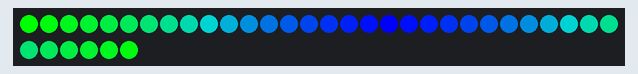
Simulated run of this sketch. Board: Arduino Mega 2560, built with avr-gcc and run on an emulated ATmega2560. Parts: 36 RGB LEDs in strip order, left to right, continuing on the next row.

Above: at 0.15 s.
At 0.75 s:
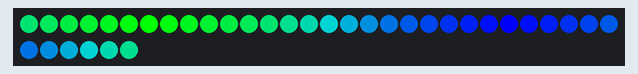
At 1.16 s:
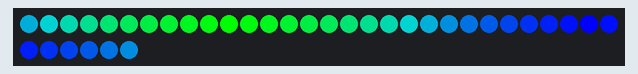
At 2.07 s:
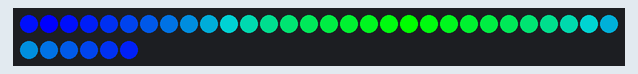
At 3.08 s:
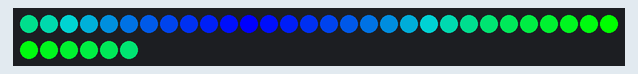
At 4.09 s:
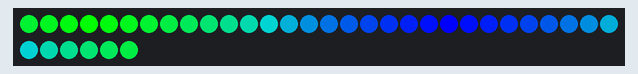

Measured:
- by itself, everything shown: repeats every 3.6 s, in 36 steps

The sketch:

Neopixel-Custom-Gradient.ino
```cpp
// Libraries
#include <Adafruit_NeoPixel.h> // include the adafruit neopixel library

// LEDs
#define LED_PIN 23 // pin at which the LED strip is connected
#define LED_COUNT 36 // <<<--- Set the number of LEDs per strip || Currently only working with multiples of 12 (12,24,36,48,60,72,...)
#define BRIGHTNESS 255 // Set BRIGHTNESS (max = 255)
int colorArr[LED_COUNT][3]; // 2D Array to store color values for each pixel
const int colorShift = 1; // <<<--- variable to offset the color
int colorOffset = 0; // variable which determines how much the gradient is offset

// NON-BLOCKING LOOP
unsigned long previousMillis = 0; // store previous millis
unsigned long loopInterval = 100; // set millis interval

// ------------------------------------------------------

// Declare our NeoPixel strip object:
Adafruit_NeoPixel strip(LED_COUNT, LED_PIN, NEO_GRB + NEO_KHZ800); // <<<--- RGB || we need to set the color mode to GRB to work in the RGB color space
//Adafruit_NeoPixel strip(LED_COUNT, LED_PIN, NEO_GRBW + NEO_KHZ800); // <<< --- RGBW || we need to set the color mode to GRBW to work in the RGB color space

void setup() {
  Serial.begin(9600); // open up Serial port at BAUD 9600
  strip.begin(); // INITIALIZE NeoPixel strip object (REQUIRED)
  strip.show(); // Turn OFF all pixels ASAP
  strip.setBrightness(BRIGHTNESS); // Set the brightness of all pixels

  //setColorArray(255,0,0); // <<<--- function call for a single color
  setColorArray(0,255,0,0,0,255); // <<<--- function call for 2 color gradient
  //setColorArray(255,0,0,0,255,0,0,0,255); // <<<--- function call for 3 color gradient
  //setColorArray(255,0,0,0,255,0,0,0,255,255,255,0); // <<<--- function call for 4 color gradient
}

void loop() {
  // main code goes here
  unsigned long currentMillis = millis(); // get the current millis value
  if(currentMillis - previousMillis > loopInterval) { // wait for a certain amount of time (e.g. loopInterval)
    previousMillis = currentMillis; // update previousMillis with currentMillis
    for(int i=0; i<LED_COUNT; i++) { // loop to update all pixels on the LED strip
      uint32_t color = strip.Color(colorArr[i][0],colorArr[i][1],colorArr[i][2]);
      strip.setPixelColor((i+colorOffset)%LED_COUNT, color); // set the color of each pixel using the values from colorArr
    }
    strip.show(); // update the pixels on the LED strip
    colorOffset = (colorOffset + colorShift) % LED_COUNT; // shifting the colors along the LED strip
  }
}

void setColorArray(int c1r, int c1g, int c1b) {
  for(int i=0; i<LED_COUNT; i++) {
    colorArr[i][0] = c1r;
    colorArr[i][1] = c1g;
    colorArr[i][2] = c1b;
  }
}

void setColorArray(int c1r, int c1g, int c1b, int c2r, int c2g, int c2b) {
  // currently only works for LEDs that are a multiple of 12
  for(int i=0; i<LED_COUNT/2; i++) {
    colorArr[i + ((LED_COUNT/2)*0)][0] = int(map(i, 0, LED_COUNT/2, c1r, c2r));
    colorArr[i + ((LED_COUNT/2)*1)][0] = int(map(i, 0, LED_COUNT/2, c2r, c1r));

    colorArr[i + ((LED_COUNT/2)*0)][1] = int(map(i, 0, LED_COUNT/2, c1g, c2g));
    colorArr[i + ((LED_COUNT/2)*1)][1] = int(map(i, 0, LED_COUNT/2, c2g, c1g));

    colorArr[i + ((LED_COUNT/2)*0)][2] = int(map(i, 0, LED_COUNT/2, c1b, c2b));
    colorArr[i + ((LED_COUNT/2)*1)][2] = int(map(i, 0, LED_COUNT/2, c2b, c1b));
  }
}

void setColorArray(int c1r, int c1g, int c1b, int c2r, int c2g, int c2b, int c3r, int c3g, int c3b) {
  // currently only works for LEDs that are a multiple of 12
  for(int i=0; i<LED_COUNT/3; i++) {
    colorArr[i + ((LED_COUNT/3)*0)][0] = int(map(i, 0, LED_COUNT/3, c1r, c2r));
    colorArr[i + ((LED_COUNT/3)*1)][0] = int(map(i, 0, LED_COUNT/3, c2r, c3r));
    colorArr[i + ((LED_COUNT/3)*2)][0] = int(map(i, 0, LED_COUNT/3, c3r, c1r));

    colorArr[i + ((LED_COUNT/3)*0)][1] = int(map(i, 0, LED_COUNT/3, c1g, c2g));
    colorArr[i + ((LED_COUNT/3)*1)][1] = int(map(i, 0, LED_COUNT/3, c2g, c3g));
    colorArr[i + ((LED_COUNT/3)*2)][1] = int(map(i, 0, LED_COUNT/3, c3g, c1g));

    colorArr[i + ((LED_COUNT/3)*0)][2] = int(map(i, 0, LED_COUNT/3, c1b, c2b));
    colorArr[i + ((LED_COUNT/3)*1)][2] = int(map(i, 0, LED_COUNT/3, c2b, c3b));
    colorArr[i + ((LED_COUNT/3)*2)][2] = int(map(i, 0, LED_COUNT/3, c3b, c1b));
  }
}

void setColorArray(int c1r, int c1g, int c1b, int c2r, int c2g, int c2b, int c3r, int c3g, int c3b, int c4r, int c4g, int c4b) {
  // currently only works for LEDs that are a multiple of 12
  for(int i=0; i<LED_COUNT/4; i++) {
    colorArr[i + ((LED_COUNT/4)*0)][0] = int(map(i, 0, LED_COUNT/4, c1r, c2r));
    colorArr[i + ((LED_COUNT/4)*1)][0] = int(map(i, 0, LED_COUNT/4, c2r, c3r));
    colorArr[i + ((LED_COUNT/4)*2)][0] = int(map(i, 0, LED_COUNT/4, c3r, c4r));
    colorArr[i + ((LED_COUNT/4)*3)][0] = int(map(i, 0, LED_COUNT/4, c4r, c1r));

    colorArr[i + ((LED_COUNT/4)*0)][1] = int(map(i, 0, LED_COUNT/4, c1g, c2g));
    colorArr[i + ((LED_COUNT/4)*1)][1] = int(map(i, 0, LED_COUNT/4, c2g, c3g));
    colorArr[i + ((LED_COUNT/4)*2)][1] = int(map(i, 0, LED_COUNT/4, c3g, c4g));
    colorArr[i + ((LED_COUNT/4)*3)][1] = int(map(i, 0, LED_COUNT/4, c4g, c1g));

    colorArr[i + ((LED_COUNT/4)*0)][2] = int(map(i, 0, LED_COUNT/4, c1b, c2b));
    colorArr[i + ((LED_COUNT/4)*1)][2] = int(map(i, 0, LED_COUNT/4, c2b, c3b));
    colorArr[i + ((LED_COUNT/4)*2)][2] = int(map(i, 0, LED_COUNT/4, c3b, c4b));
    colorArr[i + ((LED_COUNT/4)*3)][2] = int(map(i, 0, LED_COUNT/4, c4b, c1b));
  }
}
```
